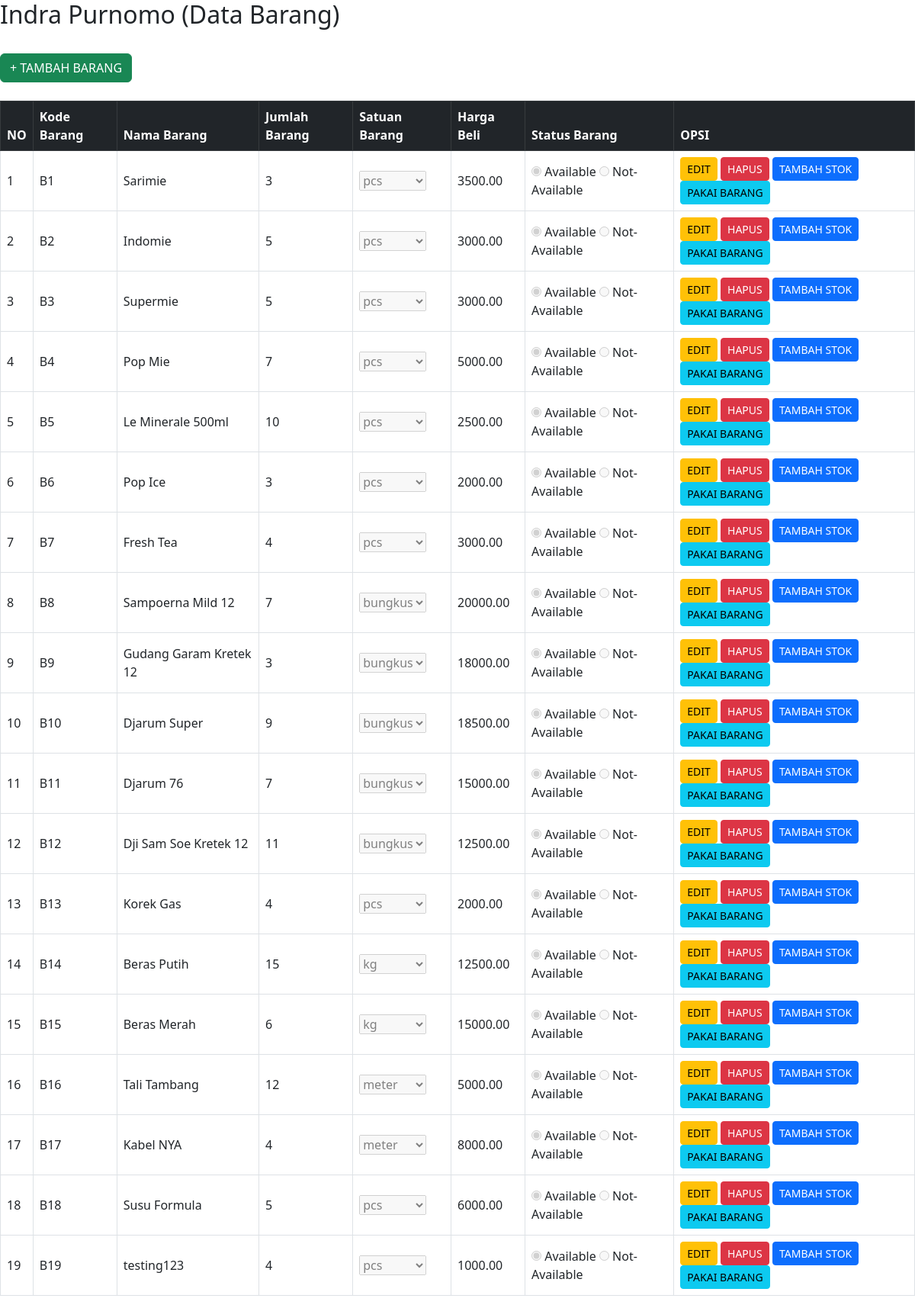
The page / on the database its author committed.
### tables this page shows
CREATE TABLE `tb_inventory` (
  `id` int(11) NOT NULL,
  `kode_barang` varchar(20) NOT NULL,
  `nama_barang` varchar(50) NOT NULL,
  `jumlah_barang` int(10) NOT NULL,
  `satuan_barang` varchar(20) NOT NULL,
  `harga_beli` double(20,2) NOT NULL,
  `status_barang` tinyint(1) NOT NULL
);

### index.php (the view, shortened to what this page needs)
<!DOCTYPE html>
<html>
<head>
    <link href="https://cdn.jsdelivr.net/npm/bootstrap@5.3.0/dist/css/bootstrap.min.css" rel="stylesheet">
</head>
<body>
    <h2>Indra Purnomo (Data Barang)</h2>
    <br />
    <a href="tambah.php" class="btn btn-success">+ TAMBAH BARANG</a>
    <br />
    <br />
    <table class="table table-hover table-bordered align-middle">
        <thead class="table-dark">
            <tr>
                <th>NO</th>
                <th>Kode Barang</th>
                <th>Nama Barang</th>
                <th>Jumlah Barang</th>
                <th>Satuan Barang</th>
                <th>Harga Beli</th>
                <th>Status Barang</th>
                <th>OPSI</th>
            </tr>
        </thead>
        <?php
        include 'koneksi.php';
        $no = 1;
        $data = mysqli_query($koneksi, "select * from tb_inventory");
        while ($d = mysqli_fetch_array($data)) {
        ?>
            <tr>
                <td><?php echo $no++; ?></td>
                <td><?php echo $d['kode_barang']; ?></td>
                <td><?php echo $d['nama_barang']; ?></td>
                <td><?php echo $d['jumlah_barang']; ?></td>
                <td>
                    <select name="satuan_barang" disabled>
                        <option value="kg" <?php if ($d['satuan_barang'] == 'kg') echo 'selected'; ?>>kg</option>
                        <option value="pcs" <?php if ($d['satuan_barang'] == 'pcs') echo 'selected'; ?>>pcs</option>
                        <option value="meter" <?php if ($d['satuan_barang'] == 'meter') echo 'selected'; ?>>meter</option>
                        <option value="bungkus" <?php if ($d['satuan_barang'] == 'bungkus') echo 'selected'; ?>>bungkus</option>
                    </select>
                </td>
                <td><?php echo $d['harga_beli']; ?></td>
                <td>
                    <input type="radio" name="status_barang_<?php echo $d['id']; ?>" value="1" disabled <?php if ($d['status_barang']) echo 'checked'; ?>> Available
                    <input type="radio" name="status_barang_<?php echo $d['id']; ?>" value="0" disabled <?php if (!$d['status_barang']) echo 'checked'; ?>> Not-Available
                </td>
                <td>
                    <a href="edit.php?id=<?php echo $d['id']; ?>" class="btn btn-sm btn-warning">EDIT</a>
                    <a href="hapus.php?id=<?php echo $d['id']; ?>" class="btn btn-sm btn-danger" onclick="return confirm('Hapus barang ini?')">HAPUS</a>
                    <a href="penambahan.php?id=<?php echo $d['id']; ?>" class="btn btn-sm btn-primary">TAMBAH STOK</a>
                    <a href="pemakaian.php?id=<?php echo $d['id']; ?>" class="btn btn-sm btn-info">PAKAI BARANG</a>
                </td>
            </tr>
        <?php
        }
        ?>
    </table>
</body>
</html>

### rows shown on the page
tb_inventory: kode_barang "B1", nama_barang "Sarimie", jumlah_barang "3", satuan_barang "pcs", harga_beli "3500.00", status_barang "☑"
tb_inventory: kode_barang "B2", nama_barang "Indomie", jumlah_barang "5", satuan_barang "pcs", harga_beli "3000.00", status_barang "☑"
tb_inventory: kode_barang "B3", nama_barang "Supermie", jumlah_barang "5", satuan_barang "pcs", harga_beli "3000.00", status_barang "☑"
tb_inventory: kode_barang "B4", nama_barang "Pop Mie", jumlah_barang "7", satuan_barang "pcs", harga_beli "5000.00", status_barang "☑"
tb_inventory: kode_barang "B5", nama_barang "Le Minerale 500ml", jumlah_barang "10", satuan_barang "pcs", harga_beli "2500.00", status_barang "☑"
tb_inventory: kode_barang "B6", nama_barang "Pop Ice", jumlah_barang "3", satuan_barang "pcs", harga_beli "2000.00", status_barang "☑"
tb_inventory: kode_barang "B7", nama_barang "Fresh Tea", jumlah_barang "4", satuan_barang "pcs", harga_beli "3000.00", status_barang "☑"
tb_inventory: kode_barang "B8", nama_barang "Sampoerna Mild 12", jumlah_barang "7", satuan_barang "bungkus", harga_beli "20000.00", status_barang "☑"
tb_inventory: kode_barang "B9", nama_barang "Gudang Garam Kretek 12", jumlah_barang "3", satuan_barang "bungkus", harga_beli "18000.00", status_barang "☑"
tb_inventory: kode_barang "B10", nama_barang "Djarum Super", jumlah_barang "9", satuan_barang "bungkus", harga_beli "18500.00", status_barang "☑"
tb_inventory: kode_barang "B11", nama_barang "Djarum 76", jumlah_barang "7", satuan_barang "bungkus", harga_beli "15000.00", status_barang "☑"
tb_inventory: kode_barang "B12", nama_barang "Dji Sam Soe Kretek 12", jumlah_barang "11", satuan_barang "bungkus", harga_beli "12500.00", status_barang "☑"
tb_inventory: kode_barang "B13", nama_barang "Korek Gas", jumlah_barang "4", satuan_barang "pcs", harga_beli "2000.00", status_barang "☑"
tb_inventory: kode_barang "B14", nama_barang "Beras Putih", jumlah_barang "15", satuan_barang "kg", harga_beli "12500.00", status_barang "☑"
tb_inventory: kode_barang "B15", nama_barang "Beras Merah", jumlah_barang "6", satuan_barang "kg", harga_beli "15000.00", status_barang "☑"
tb_inventory: kode_barang "B16", nama_barang "Tali Tambang", jumlah_barang "12", satuan_barang "meter", harga_beli "5000.00", status_barang "☑"
tb_inventory: kode_barang "B17", nama_barang "Kabel NYA", jumlah_barang "4", satuan_barang "meter", harga_beli "8000.00", status_barang "☑"
tb_inventory: kode_barang "B18", nama_barang "Susu Formula", jumlah_barang "5", satuan_barang "pcs", harga_beli "6000.00", status_barang "☑"
tb_inventory: kode_barang "B19", nama_barang "testing123", jumlah_barang "4", satuan_barang "pcs", harga_beli "1000.00", status_barang "☑"
